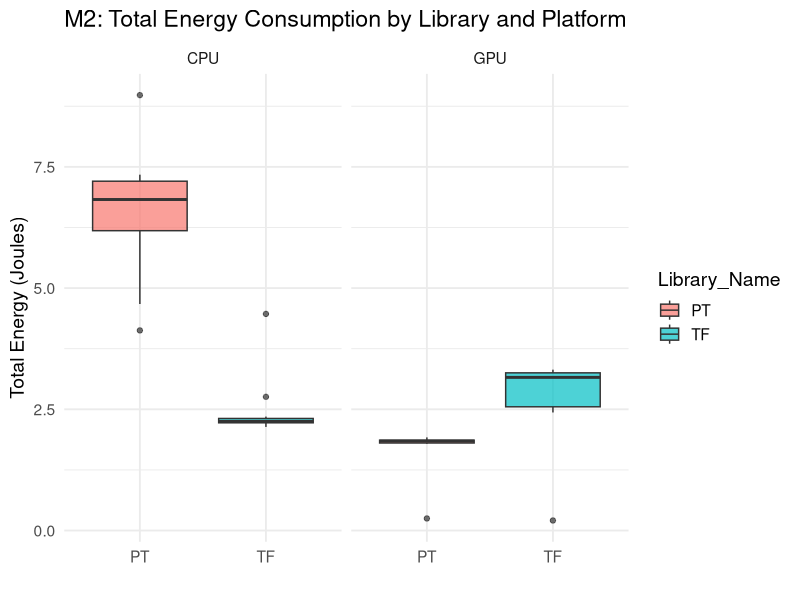
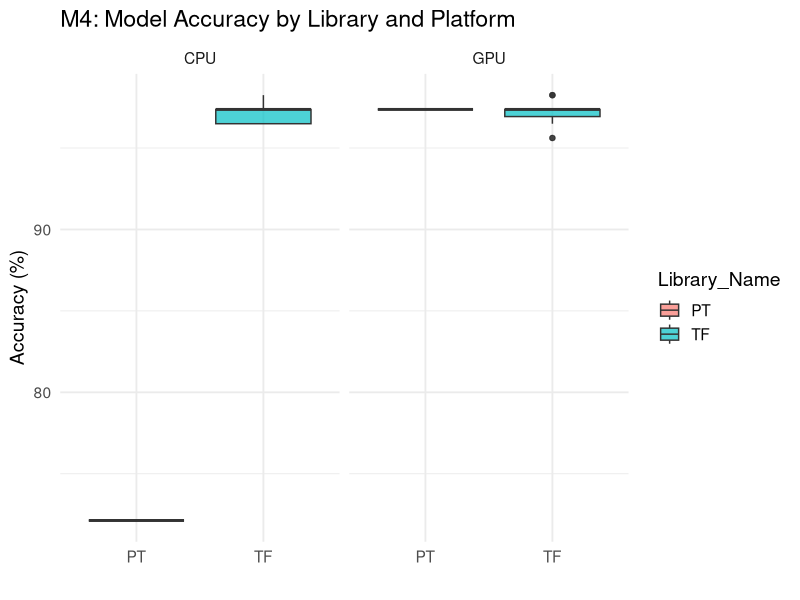
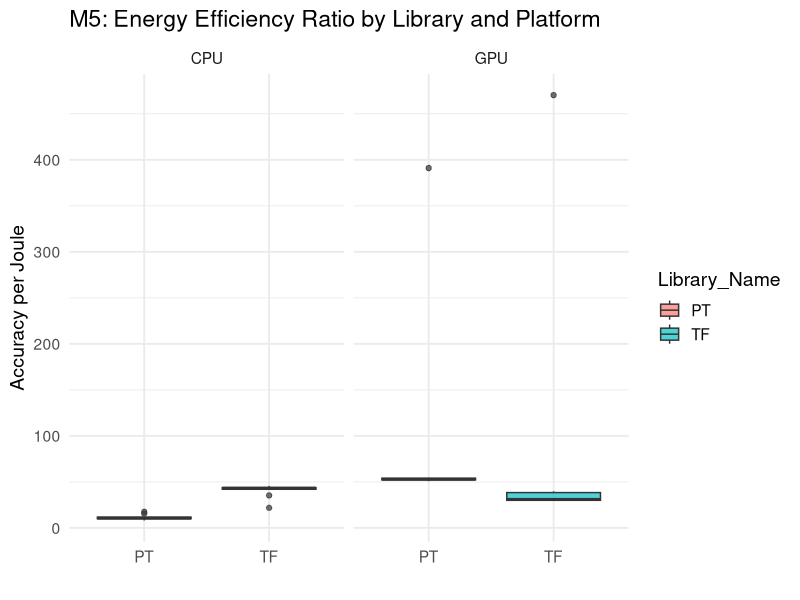
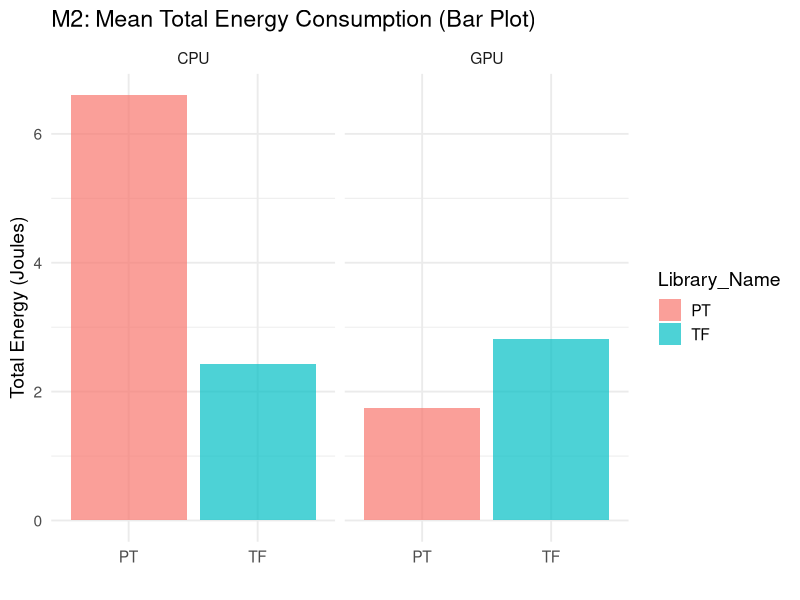
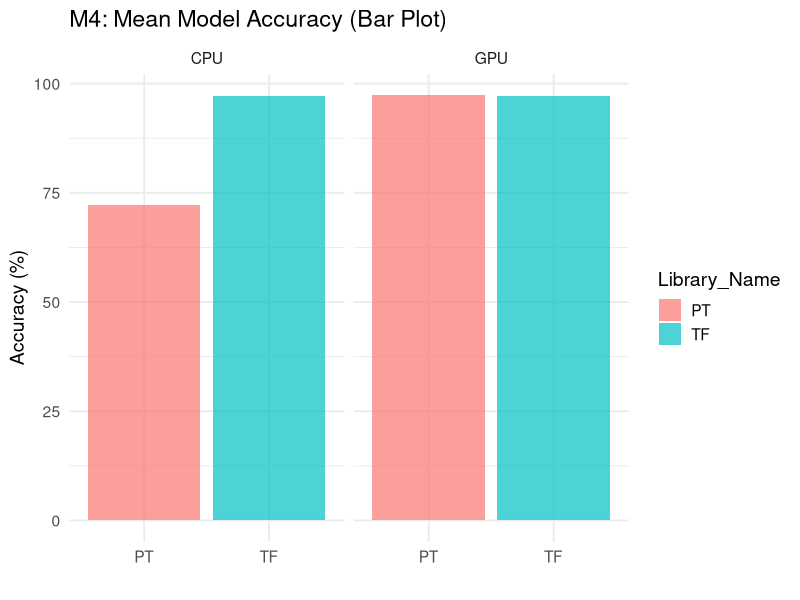
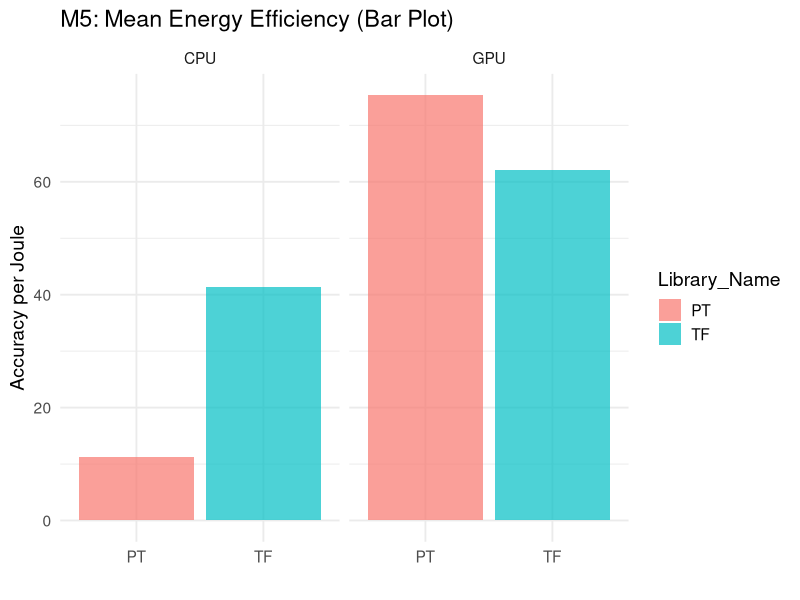
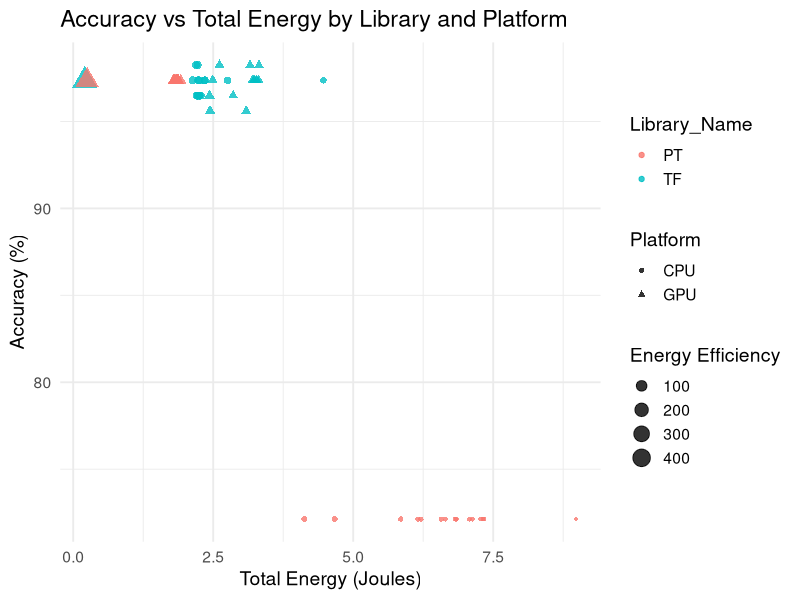
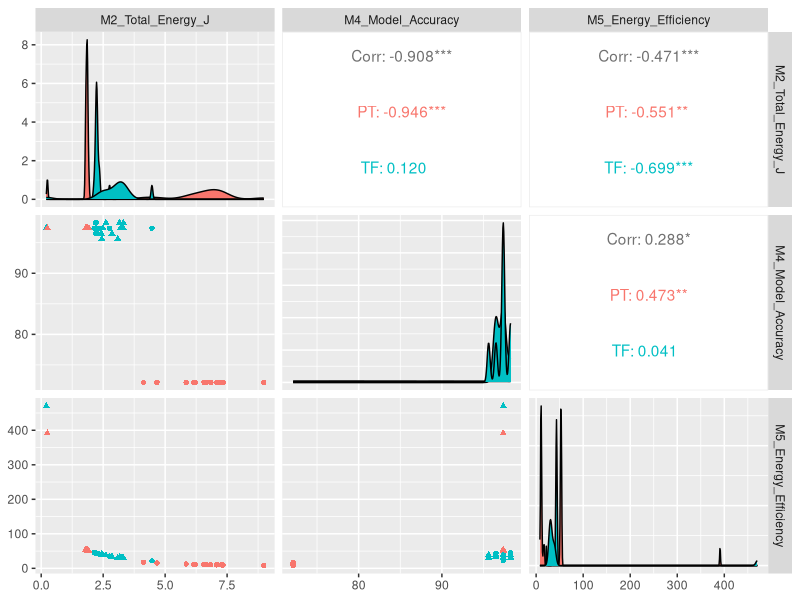

These charts were generated, in order, by the following R code:
# Load Required Libraries
library(dplyr)
library(ggplot2)
library(readr)
library(GGally)

# Load Data
cpu <- read_csv("results/cpu_results/run_table_CPU.csv")
gpu <- read_csv("results/gpu_results/run_table_GPU.csv")

# Add platform column
cpu <- cpu %>% mutate(Platform = "CPU")
gpu <- gpu %>% mutate(Platform = "GPU")

# Combine datasets
df <- bind_rows(cpu, gpu)

# Compute Metrics
df <- df %>%
  mutate(
    M2_Total_Energy_J = Total_Energy_J,
    M4_Model_Accuracy = Accuracy_Pct,
    M5_Energy_Efficiency = Accuracy_Pct / Total_Energy_J
  )

# Summary Statistics
summary_table <- df %>%
  group_by(Platform, Library_Name) %>%
  summarise(
    Mean_M2 = mean(M2_Total_Energy_J),
    SD_M2 = sd(M2_Total_Energy_J),
    Mean_M4 = mean(M4_Model_Accuracy),
    SD_M4 = sd(M4_Model_Accuracy),
    Mean_M5 = mean(M5_Energy_Efficiency),
    SD_M5 = sd(M5_Energy_Efficiency),
    .groups = "drop"
  )

print(summary_table)

# Boxplots
# M2: Total Energy Consumption
ggplot(df, aes(x = Library_Name, y = M2_Total_Energy_J, fill = Library_Name)) +
  geom_boxplot(alpha = 0.7) +
  facet_wrap(~Platform) +
  labs(
    title = "M2: Total Energy Consumption by Library and Platform",
    y = "Total Energy (Joules)",
    x = ""
  ) +
  theme_minimal(base_size = 14)

# M4: Model Accuracy
ggplot(df, aes(x = Library_Name, y = M4_Model_Accuracy, fill = Library_Name)) +
  geom_boxplot(alpha = 0.7) +
  facet_wrap(~Platform) +
  labs(
    title = "M4: Model Accuracy by Library and Platform",
    y = "Accuracy (%)",
    x = ""
  ) +
  theme_minimal(base_size = 14)

# M5: Energy Efficiency
ggplot(df, aes(x = Library_Name, y = M5_Energy_Efficiency, fill = Library_Name)) +
  geom_boxplot(alpha = 0.7) +
  facet_wrap(~Platform) +
  labs(
    title = "M5: Energy Efficiency Ratio by Library and Platform",
    y = "Accuracy per Joule",
    x = ""
  ) +
  theme_minimal(base_size = 14)

# Bar Plots
bar_metrics <- function(metric_col, y_label, title_text) {
  df %>%
    group_by(Platform, Library_Name) %>%
    summarise(Mean = mean(.data[[metric_col]]), .groups = "drop") %>%
    ggplot(aes(x = Library_Name, y = Mean, fill = Library_Name)) +
    geom_col(alpha = 0.7) +
    facet_wrap(~Platform) +
    labs(title = title_text, y = y_label, x = "") +
    theme_minimal(base_size = 14)
}

bar_metrics("M2_Total_Energy_J", "Total Energy (Joules)", "M2: Mean Total Energy Consumption (Bar Plot)")
bar_metrics("M4_Model_Accuracy", "Accuracy (%)", "M4: Mean Model Accuracy (Bar Plot)")
bar_metrics("M5_Energy_Efficiency", "Accuracy per Joule", "M5: Mean Energy Efficiency (Bar Plot)")

# Scatter Plots: Energy vs Accuracy
ggplot(df, aes(x = Total_Energy_J, y = Accuracy_Pct, color = Library_Name, shape = Platform, size = M5_Energy_Efficiency)) +
  geom_point(alpha = 0.8) +
  labs(
    title = "Accuracy vs Total Energy by Library and Platform",
    x = "Total Energy (Joules)",
    y = "Accuracy (%)",
    size = "Energy Efficiency"
  ) +
  theme_minimal(base_size = 14)

# Scatter Matrix
ggpairs(
  df,
  columns = c("M2_Total_Energy_J", "M4_Model_Accuracy", "M5_Energy_Efficiency"),
  mapping = aes(color = Library_Name, shape = Platform)
)

# ANOVA
aov_m2 <- aov(M2_Total_Energy_J ~ Library_Name * Platform, data = df)
aov_m4 <- aov(M4_Model_Accuracy ~ Library_Name * Platform, data = df)
aov_m5 <- aov(M5_Energy_Efficiency ~ Library_Name * Platform, data = df)

summary(aov_m2)
summary(aov_m4)
summary(aov_m5)

# Kruskal-Wallis
kruskal.test(M2_Total_Energy_J ~ interaction(Library_Name, Platform), data = df)
kruskal.test(M4_Model_Accuracy ~ interaction(Library_Name, Platform), data = df)
kruskal.test(M5_Energy_Efficiency ~ interaction(Library_Name, Platform), data = df)
